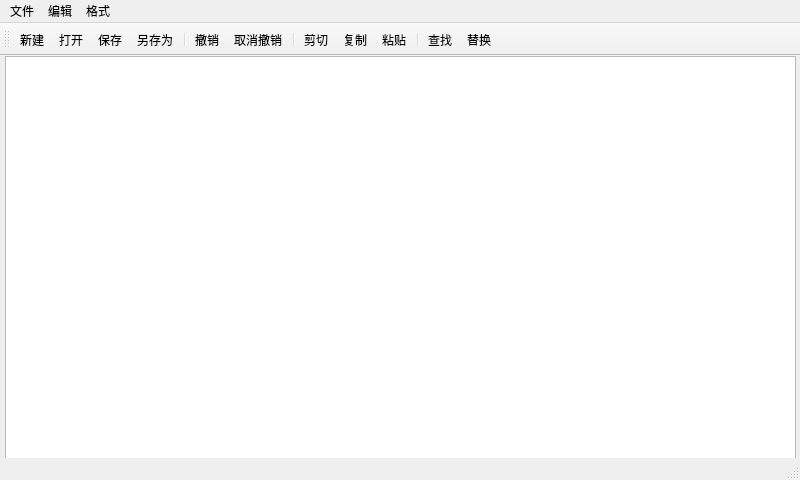
<?xml version="1.0" encoding="UTF-8"?>
<ui version="4.0">
 <class>MyText</class>
 <widget class="QMainWindow" name="MyText">
  <property name="geometry">
   <rect>
    <x>0</x>
    <y>0</y>
    <width>800</width>
    <height>480</height>
   </rect>
  </property>
  <property name="windowTitle">
   <string>高级记事本</string>
  </property>
  <widget class="QWidget" name="centralwidget">
   <widget class="QTextEdit" name="textEdit">
    <property name="geometry">
     <rect>
      <x>5</x>
      <y>0</y>
      <width>791</width>
      <height>421</height>
     </rect>
    </property>
    <property name="font">
     <font>
      <family>楷体</family>
      <pointsize>14</pointsize>
     </font>
    </property>
   </widget>
  </widget>
  <widget class="QMenuBar" name="menubar">
   <property name="geometry">
    <rect>
     <x>0</x>
     <y>0</y>
     <width>800</width>
     <height>23</height>
    </rect>
   </property>
   <widget class="QMenu" name="menu">
    <property name="title">
     <string>文件</string>
    </property>
    <addaction name="action_new"/>
    <addaction name="action_open"/>
    <addaction name="action_save"/>
    <addaction name="action_saveas"/>
    <addaction name="separator"/>
    <addaction name="action_exit"/>
   </widget>
   <widget class="QMenu" name="menu_2">
    <property name="title">
     <string>编辑</string>
    </property>
    <addaction name="action_undo"/>
    <addaction name="action_redo"/>
    <addaction name="separator"/>
    <addaction name="action_cut"/>
    <addaction name="action_copy"/>
    <addaction name="action_paste"/>
    <addaction name="action_del"/>
    <addaction name="separator"/>
    <addaction name="action_find"/>
    <addaction name="action_replay"/>
    <addaction name="separator"/>
    <addaction name="action_all"/>
   </widget>
   <widget class="QMenu" name="menu_3">
    <property name="title">
     <string>格式</string>
    </property>
    <addaction name="action_font"/>
    <addaction name="action_color"/>
   </widget>
   <addaction name="menu"/>
   <addaction name="menu_2"/>
   <addaction name="menu_3"/>
  </widget>
  <widget class="QStatusBar" name="statusbar"/>
  <widget class="QToolBar" name="toolBar">
   <property name="windowTitle">
    <string>toolBar</string>
   </property>
   <attribute name="toolBarArea">
    <enum>TopToolBarArea</enum>
   </attribute>
   <attribute name="toolBarBreak">
    <bool>false</bool>
   </attribute>
   <addaction name="action_new"/>
   <addaction name="action_open"/>
   <addaction name="action_save"/>
   <addaction name="action_saveas"/>
   <addaction name="separator"/>
   <addaction name="action_undo"/>
   <addaction name="action_redo"/>
   <addaction name="separator"/>
   <addaction name="action_cut"/>
   <addaction name="action_copy"/>
   <addaction name="action_paste"/>
   <addaction name="separator"/>
   <addaction name="action_find"/>
   <addaction name="action_replay"/>
  </widget>
  <action name="action_new">
   <property name="icon">
    <iconset resource="qrc.qrc">
     <normaloff>:/actions/document-new.png</normaloff>:/actions/document-new.png</iconset>
   </property>
   <property name="text">
    <string>新建</string>
   </property>
   <property name="shortcut">
    <string>Ctrl+N</string>
   </property>
  </action>
  <action name="action_open">
   <property name="icon">
    <iconset resource="qrc.qrc">
     <normaloff>:/actions/document-open.png</normaloff>:/actions/document-open.png</iconset>
   </property>
   <property name="text">
    <string>打开</string>
   </property>
   <property name="shortcut">
    <string>Ctrl+O</string>
   </property>
  </action>
  <action name="action_undo">
   <property name="icon">
    <iconset resource="qrc.qrc">
     <normaloff>:/actions/edit-undo.png</normaloff>:/actions/edit-undo.png</iconset>
   </property>
   <property name="text">
    <string>撤销</string>
   </property>
   <property name="shortcut">
    <string>Ctrl+Z</string>
   </property>
  </action>
  <action name="action_save">
   <property name="icon">
    <iconset resource="qrc.qrc">
     <normaloff>:/actions/document-save.png</normaloff>:/actions/document-save.png</iconset>
   </property>
   <property name="text">
    <string>保存</string>
   </property>
   <property name="shortcut">
    <string>Ctrl+S</string>
   </property>
  </action>
  <action name="action_saveas">
   <property name="icon">
    <iconset resource="qrc.qrc">
     <normaloff>:/actions/document-save-as.png</normaloff>:/actions/document-save-as.png</iconset>
   </property>
   <property name="text">
    <string>另存为</string>
   </property>
   <property name="shortcut">
    <string>Ctrl+Shift+S</string>
   </property>
  </action>
  <action name="action_exit">
   <property name="icon">
    <iconset resource="qrc.qrc">
     <normaloff>:/actions/exit.png</normaloff>:/actions/exit.png</iconset>
   </property>
   <property name="text">
    <string>退出</string>
   </property>
  </action>
  <action name="action_cut">
   <property name="icon">
    <iconset resource="qrc.qrc">
     <normaloff>:/actions/edit-cut.png</normaloff>:/actions/edit-cut.png</iconset>
   </property>
   <property name="text">
    <string>剪切</string>
   </property>
   <property name="shortcut">
    <string>Ctrl+X</string>
   </property>
  </action>
  <action name="action_copy">
   <property name="icon">
    <iconset resource="qrc.qrc">
     <normaloff>:/actions/edit-copy.png</normaloff>:/actions/edit-copy.png</iconset>
   </property>
   <property name="text">
    <string>复制</string>
   </property>
   <property name="shortcut">
    <string>Ctrl+C</string>
   </property>
  </action>
  <action name="action_paste">
   <property name="icon">
    <iconset resource="qrc.qrc">
     <normaloff>:/actions/edit-paste.png</normaloff>:/actions/edit-paste.png</iconset>
   </property>
   <property name="text">
    <string>粘贴</string>
   </property>
   <property name="shortcut">
    <string>Ctrl+V</string>
   </property>
  </action>
  <action name="action_del">
   <property name="icon">
    <iconset resource="qrc.qrc">
     <normaloff>:/actions/edit-delete.png</normaloff>:/actions/edit-delete.png</iconset>
   </property>
   <property name="text">
    <string>删除</string>
   </property>
   <property name="shortcut">
    <string>Del</string>
   </property>
  </action>
  <action name="action_find">
   <property name="icon">
    <iconset resource="qrc.qrc">
     <normaloff>:/actions/edit-find.png</normaloff>:/actions/edit-find.png</iconset>
   </property>
   <property name="text">
    <string>查找</string>
   </property>
   <property name="shortcut">
    <string>Ctrl+F</string>
   </property>
  </action>
  <action name="action_replay">
   <property name="icon">
    <iconset resource="qrc.qrc">
     <normaloff>:/actions/edit-find-replace.png</normaloff>:/actions/edit-find-replace.png</iconset>
   </property>
   <property name="text">
    <string>替换</string>
   </property>
   <property name="shortcut">
    <string>Ctrl+H</string>
   </property>
  </action>
  <action name="action_all">
   <property name="icon">
    <iconset resource="qrc.qrc">
     <normaloff>:/actions/edit-select-all.png</normaloff>:/actions/edit-select-all.png</iconset>
   </property>
   <property name="text">
    <string>全选</string>
   </property>
   <property name="shortcut">
    <string>Ctrl+A</string>
   </property>
  </action>
  <action name="action_font">
   <property name="text">
    <string>字体</string>
   </property>
  </action>
  <action name="action_redo">
   <property name="icon">
    <iconset resource="qrc.qrc">
     <normaloff>:/actions/edit-redo.png</normaloff>:/actions/edit-redo.png</iconset>
   </property>
   <property name="text">
    <string>取消撤销</string>
   </property>
  </action>
  <action name="action_color">
   <property name="text">
    <string>颜色</string>
   </property>
  </action>
 </widget>
 <resources>
  <include location="qrc.qrc"/>
 </resources>
 <connections/>
</ui>
